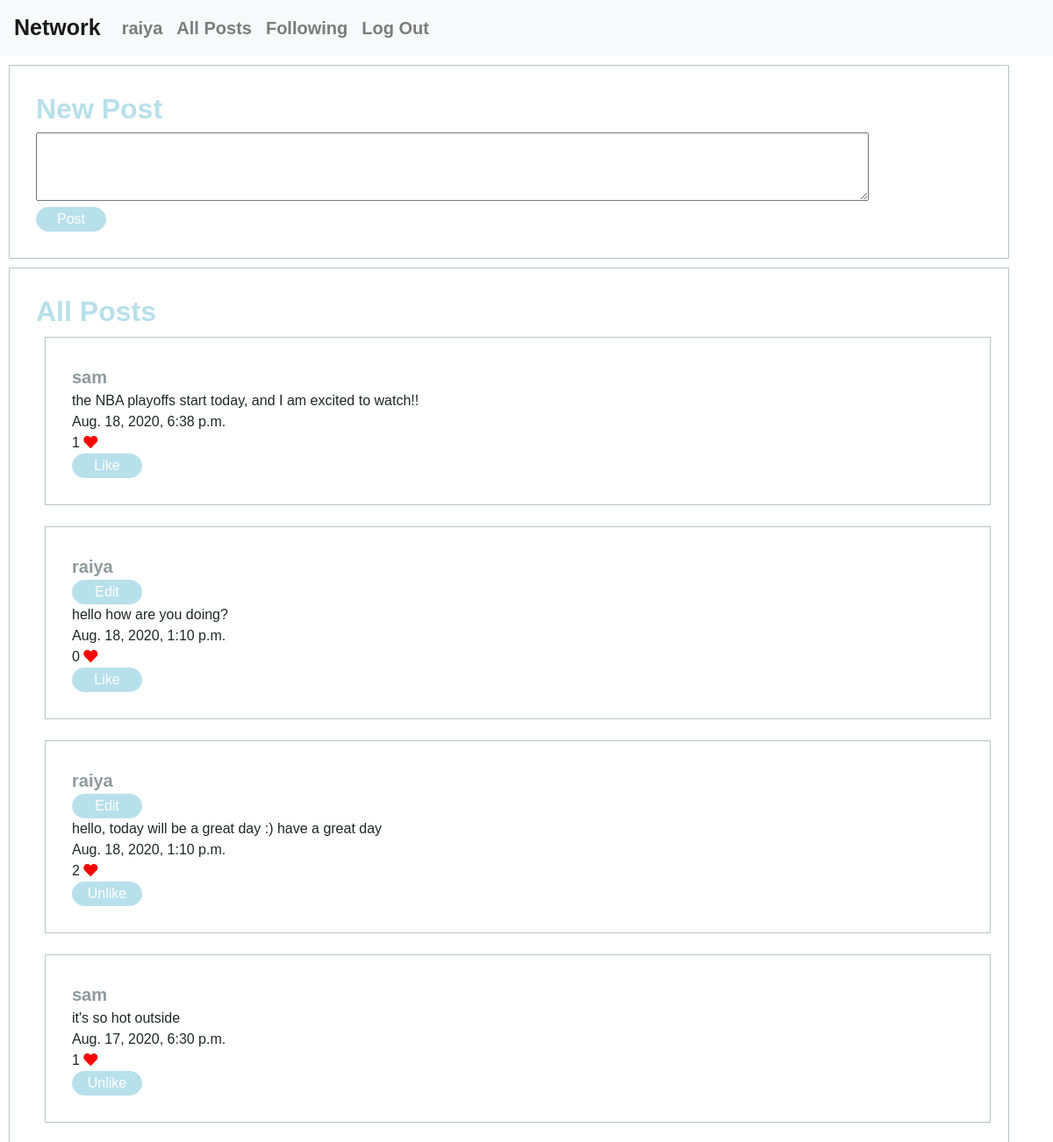
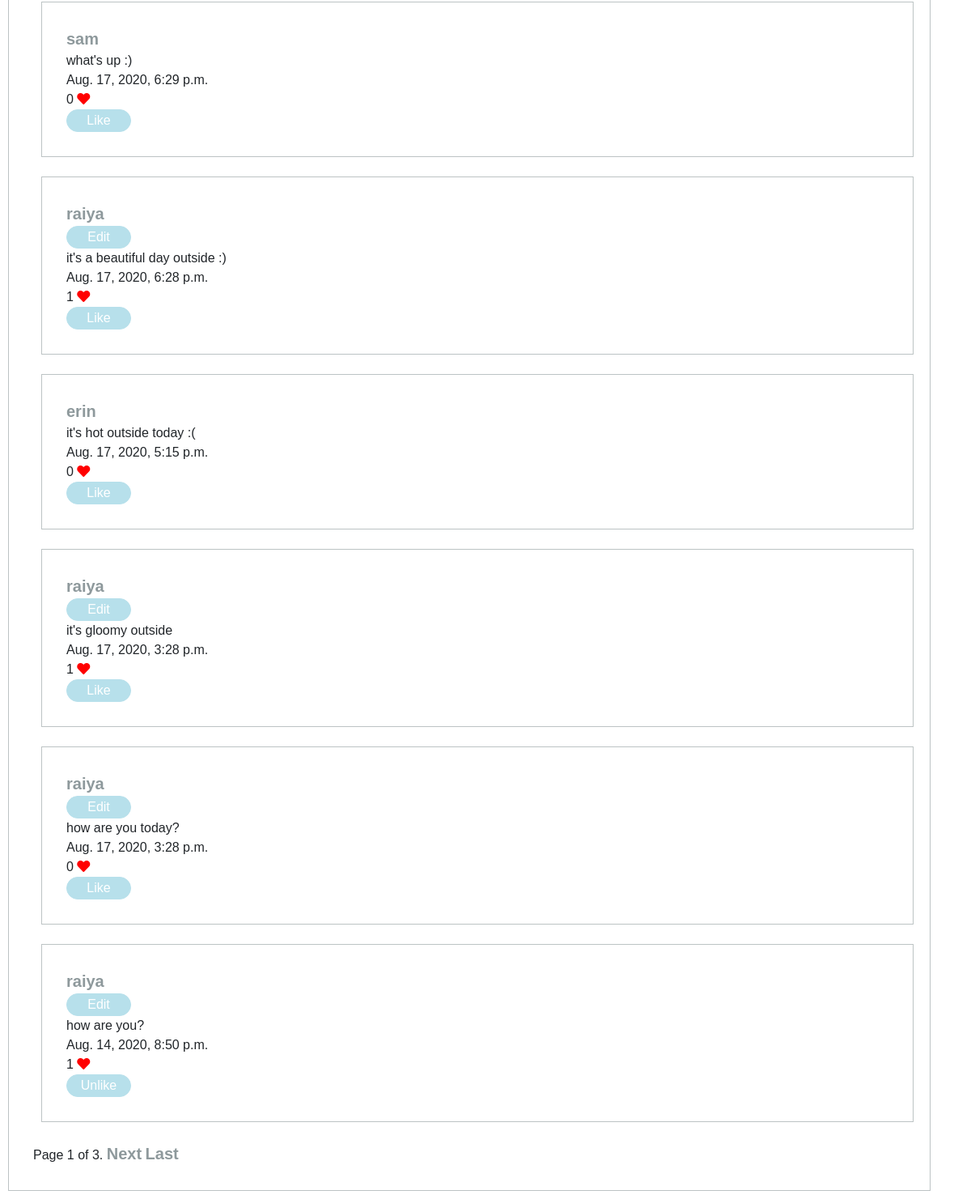
/ (signed in), run on the app's committed database (2 pictures, top to bottom).
### network/models.py (models this page shows, shortened)
class User(AbstractUser):
    pass

class Post(models.Model):
    users = models.ForeignKey(User, on_delete=models.CASCADE, related_name="posts")
    text = models.CharField(max_length=300)
    posting_time = models.DateTimeField(auto_now=False)
    likes = models.IntegerField(default=0)

### network/views.py (the view)
# urls.py: path("", views.index, name="index"),
def index(request):
    liked_posts = []
    posts = Post.objects.all().order_by('posting_time').reverse()
    paginator = Paginator(posts, 10)
    page_number = request.GET.get('page')
    page_obj = paginator.get_page(page_number)
    if request.user.is_authenticated:
        user = get_user(request)
        user_likes = Like.objects.filter(users=user)
        for like in user_likes:
            liked_posts.append(like.post_id)
    return render(request, "network/index.html", {
        "page_obj": page_obj,
        "liked_posts": liked_posts
    })

### network/views.py (called while the page is built)
def get_user(request):
    username = request.user.username
    user = User.objects.get(username=username)
    return user

### network/templates/network/index.html (shortened to what this page needs)
{% extends "network/layout.html" %}
{% load static %}
{% block body %}
<div id="new_post" class="container">
   <h2>New Post</h2>
   <form action="{% url 'new_post' %}" method="post">
      <textarea id="text" name="text" rows="3" cols="100"></textarea>
      <br>
      <input class="btn-top" type="submit" value="Post">
   </form>
</div>
<div id="all_posts" class="container">
   <h2>All Posts</h2>
   {% for post in page_obj %}
   <div id="single_post" class="container">
      <a href="{% url 'profile_page' id=post.users.pk %}">{{ post.users }}</a>
      <br>
      {% if user.is_authenticated %}
         {% if post.users == request.user %}
            <button id="edit_element_{{post.pk}}" class="btn-top" onclick="edit_post({{post.pk}})">Edit</button>
            <div id="original_text_{{post.pk}}">{{ post.text }}</div>
            {{ post.posting_time }}
            <br>
            <div id="likes">{{ post.likes }} <i class="fas fa-heart"></i></div>
         {% else %}
            {{ post.text }}
            <br>
            {{ post.posting_time }}
            <br>
            <div id="likes">{{ post.likes }} <i class="fas fa-heart"></i></div>
         {% endif %}
         {% if post.pk in liked_posts %}
            <button id="unlike_{{post.pk}}" class="btn-top" onclick="unlike_post({{post.pk}})">Unlike</button>
         {% else %}
            <button id="like_{{post.pk}}" class="btn-top" onclick="like_post({{post.pk}})">Like</button>
         {% endif %}
      {% else %}
         {{ post.text }}
         <br>
         {{ post.posting_time }}
         <br>
         <div id="likes">{{ post.likes }} <i class="fas fa-heart"></i></div>
      {% endif %}
   </div>
   {% endfor %}
   <div class="pagination">
      <span class="step-links">
         <span class="current">
            Page {{ page_obj.number }} of {{ page_obj.paginator.num_pages }}.
         </span>
         {% if page_obj.has_next %}
            <a href="?page={{ page_obj.next_page_number }}">Next</a>
            <a href="?page={{ page_obj.paginator.num_pages }}">Last </a>
         {% endif %}
      </span>
   </div>
</div>
{% endblock %}

### network/templates/network/layout.html (shortened to what this page needs)
{% load static %}
<!DOCTYPE html>
<html lang="en">
    <head>
        <link rel="stylesheet" href="https://stackpath.bootstrapcdn.com/bootstrap/4.4.1/css/bootstrap.min.css">
        <link href="{% static 'network/styles.css' %}" rel="stylesheet">
        <link rel="stylesheet"href="https://cdnjs.cloudflare.com/ajax/libs/font-awesome/5.8.2/css/all.min.css"
/>
    </head>
    <body>
        <nav class="navbar navbar-expand-lg navbar-light bg-light">
            <a class="navbar-brand" href="{% url 'index' %}">Network</a>
            <div>
              <ul class="navbar-nav mr-auto">
                {% if user.is_authenticated %}
                    <li class="nav-item">
                        <a class="nav-link" href="{% url 'profile_page' id=user.pk %} "><strong>{{ user.username }}</strong></a>
                    </li>
                {% endif %}
                <li class="nav-item">
                  <a class="nav-link" href="{% url 'index' %}">All Posts</a>
                </li>
                {% if user.is_authenticated %}
                    <li class="nav-item">
                        <a class="nav-link" href="{% url 'following_page' %}">Following</a>
                    </li>
                    <li class="nav-item">
                        <a class="nav-link" href="{% url 'logout' %}">Log Out</a>
                    </li>
                {% endif %}
              </ul>
            </div>
          </nav>
        <div class="body">
            {% block body %}
            {% endblock %}
        </div>
    </body>
</html>

### network/static/network/styles.css (style rules this page uses)
* { font-family: "Josefin Sans", sans-serif; }
.container { padding: 30px; border: 1px #bcc3c4; margin: 10px; border-style: solid; }
.navbar-brand { font-size: 25px; color: #a6a4a1; }
#likes i { color: red; }
a { font-weight: bold; font-size: 20px; color: #8e999c; }
#new_post h2 { color: #b7e0eb; font-weight: bold; }
#all_posts h2 { color: #b7e0eb; font-weight: bold; }
#single_post { margin-bottom: 1.5rem; }
.btn-top { width: 5rem; border-radius: 3rem; border: 0.1rem solid #b7e0eb; background-color: #b7e0eb; color: white; }

### data on the page
User: username "raiya"
Post: users "sam", text "the NBA playoffs start today, and I am excited to watch!!", posting_time "Aug. 18, 2020, 6:38 p.m.", likes "1"
Post: users "raiya", text "hello how are you doing?", posting_time "Aug. 18, 2020, 1:10 p.m.", likes "0"
Post: users "raiya", text "hello, today will be a great day :) have a great day", posting_time "Aug. 18, 2020, 1:10 p.m.", likes "2"
Post: users "sam", text "it's so hot outside", posting_time "Aug. 17, 2020, 6:30 p.m.", likes "1"
Post: users "sam", text "what's up :)", posting_time "Aug. 17, 2020, 6:29 p.m.", likes "0"
Post: users "raiya", text "it's a beautiful day outside :)", posting_time "Aug. 17, 2020, 6:28 p.m.", likes "1"
Post: users "erin", text "it's hot outside today :(", posting_time "Aug. 17, 2020, 5:15 p.m.", likes "0"
Post: users "raiya", text "it's gloomy outside", posting_time "Aug. 17, 2020, 3:28 p.m.", likes "1"
Post: users "raiya", text "how are you today?", posting_time "Aug. 17, 2020, 3:28 p.m.", likes "0"
Post: users "raiya", text "how are you?", posting_time "Aug. 14, 2020, 8:50 p.m.", likes "1"

### other printed values
{{ page_obj.number }} "1"
{{ page_obj.paginator.num_pages }} "3"
